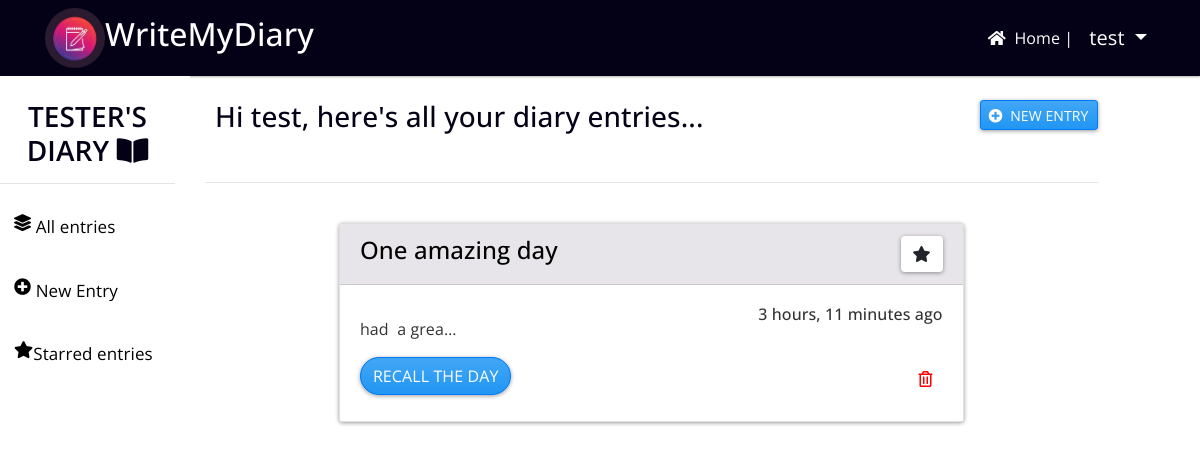
Page /dashboard/ (signed in) on the committed database.
### diary/models.py (models this page shows, shortened)
class Owner(models.Model):
	diaryname=models.CharField(max_length=100, null=True,blank=True)
	user=models.ForeignKey(User, on_delete=models.CASCADE,null=True)

class DiaryEntries(models.Model):
	highlight=models.CharField(max_length=100, null=True)
	user=models.ForeignKey(User, on_delete=models.CASCADE,null=True)
	timestamp=models.DateTimeField(auto_now_add=True)
	diarycontent=models.TextField(null=True)
	is_favourite=models.BooleanField(default=False)

### diary/views.py (the view)
# urls.py: path("dashboard/",dashboard),
def dashboard(request):
    user=request.user
    owner=Owner.objects.get(user=user)
    all_diaries=DiaryEntries.objects.filter(user=user).order_by('-timestamp')
    return render(request,"dashboard.html",{"all_diaries":all_diaries, "owner":owner})

### diary/templates/dashboard.html (shortened to what this page needs)
{% extends 'dash_base.html' %}
{% load static %}
{% block body %}
<br>
<div style="display: flex;justify-content: space-between;margin-left: 10px">
<h3>Hi {{user.username}}, here's all your diary entries...</h3>
<a href="/create/" class="btn btn-primary btn-sm" style="text-align: center;height: 30px;"><i class="fas fa-plus-circle"></i> &nbsp;New Entry</a>
</div>
<br>
<hr>
<br>
{% if all_diaries %}
{% for d in all_diaries %}
<div style="display: flex;justify-content: space-around;">
	<div class="card " style=" margin-bottom: 15px; width: 70%;">
    <div class="card-header" style="display: flex; justify-content: space-between;background-color: #E7E5E9; color: black;">
    <div>
     <h4 style="text-align: left;">{{d.highlight}}</h4>
    </div>
    <div>
    {% if not d.is_favourite %}
    <form action="/fav/{{d.id}}/" method="POST">
   {% csrf_token %}
    <button class="btn " type="submit" name="is_favourite" style=" border: none; float: right;background-color:white; ">
      <i class="far fa-star"></i></button>
    </form>
     {% else %}
    <form action="/unfav/{{d.id}}/" method="POST">
    <button class="btn " type="submit" name="is_favourite" style="border: none; float: right;background-color:white;"><i class="fas fa-star"></i></button>
  </form>
    {% endif %}
  </div>
  </div>
  <div class="card-body" style="background-color:#fff;color: #333;">
    <div style="display: flex;justify-content: space-between;">
      <div>
        <p class="card-title">{{d.diarycontent | safe | truncatechars:20}}</p>
      </div>
      <div>
        <h6 class="card-title" style="float: right;">{{d.timestamp | timesince}} ago</h6>
      </div>
    </div>
    <a href="/diary/{{d.id}}/" class="btn btn-primary" style="border-radius: 25px;">Recall the day</a>
    <a style="text-align: center;float: right;background-color: white;color: red;padding: 10px;" href="/deleteDiary/{{d.id}}/"> <i class="far fa-trash-alt"></i> </a>
  </div>
</div>
</div>
{% endfor %}
{% else %}
<div style="color: black; position:absolute; left: 30%;top: 50%;">
<h2>No diary entries found. 😟</h2>
<a href="/create/" class="btn btn-outline-info" style="width: 160px;">Start your first diary <i class="fas fa-pen"></i></a>
</div>
{% endif %}
{% endblock %}

### diary/templates/dash_base.html (shortened to what this page needs)
<!DOCTYPE html>
{% load static %}
<html>
<head>
    <link rel="stylesheet" type="text/css" href="{% static 'dash.css' %}">
    <link rel="stylesheet" href="https://bootswatch.com/4/materia/bootstrap.min.css">
    <link rel="stylesheet" href="https://stackpath.bootstrapcdn.com/bootstrap/4.4.1/css/bootstrap.min.css">
    <link rel="stylesheet" href="https://pro.fontawesome.com/releases/v5.10.0/css/all.css"/>
</head>
<body >
        <nav class="navbar navbar-expand-lg navbar-light" style="background-color:#040116; color:#fff;">
            <div class="container">
              <img src="{% static 'logo.jpg' %}" alt="" style="width: 60px; height: 60px; border-radius: 50%;">
              <h2>WriteMyDiary</h2>
            <div class="collapse navbar-collapse" id="navbarNavAltMarkup">
                <div class="navbar-nav ml-auto">
                  <a class="nav-item nav-link active" style="color: #fff; margin-top: 3px" href="/dashboard"><i class="fas fa-home"></i> &nbsp;Home | </a>
                    {% if not user.is_authenticated  %}
                    <a class="nav-item nav-link nav-style" data-scroll="" href="/signup/">Signup <i class="fas fa-user-plus"></i></a>
                    <a class="nav-item nav-link nav-style" data-scroll="" href="/signin/">Login <i class="fas fa-user-circle"></i></a>
                    {% else %}
                      <li class="nav-item dropdown">
                        <a class="nav-link dropdown-toggle" href="#" id="navbarDropdown" role="button" data-toggle="dropdown" aria-haspopup="true" aria-expanded="false" style="color:#fff;font-size: 20px">
                          {{user.username}}
                        </a>
                      </li>
                    {% endif %}
                </div>
            </div>
        </nav>
<div class="row">
    <div class="col-md-2" style="background-color: white; ">
        <br>
        <nav class="pill-nav">
          <h3 style="color:#040116;text-align: center;font-weight: 600;">{{owner.diaryname}}<i class="fa fa-book-open"></i></h3>
          <hr>
          <a class="active" href="/dashboard/" style="flex-direction: row;"><i class="fas fa-layer-group"></i> &nbsp;All entries</a>
          <a href="/create/" style="flex-direction: row;"><i class="fas fa-plus-circle"></i> &nbsp;New Entry</a>
          <a href="/favs/" style="flex-direction: row;"><i class="fas fa-star"></i>Starred entries</a>
        </nav>
    </div>
    <div class="col-md-9">
      {% block body %}
      {% endblock %}
    </div>
    <div class="col-md-1">
    </div>
  </div>
</body>
</html>

### diary/templates/dash_base.html (style rules this page uses)
body { font-family:'Open Sans'; color: #040116; }
.pill-nav a { display: block; display: flex; flex-direction:column; color: black; padding: 14px; text-decoration: none; font-size: 17px; border-radius: 5px; }
.pill-nav a { margin-bottom: 10px; }

### rows in the picture
Owner: diaryname "TESTER'S DIARY"
DiaryEntries: highlight "One amazing day", diarycontent "had a grea…", timestamp "3 hours, 11 minutes"

### other values in the picture
{{ user.username }} "test"
